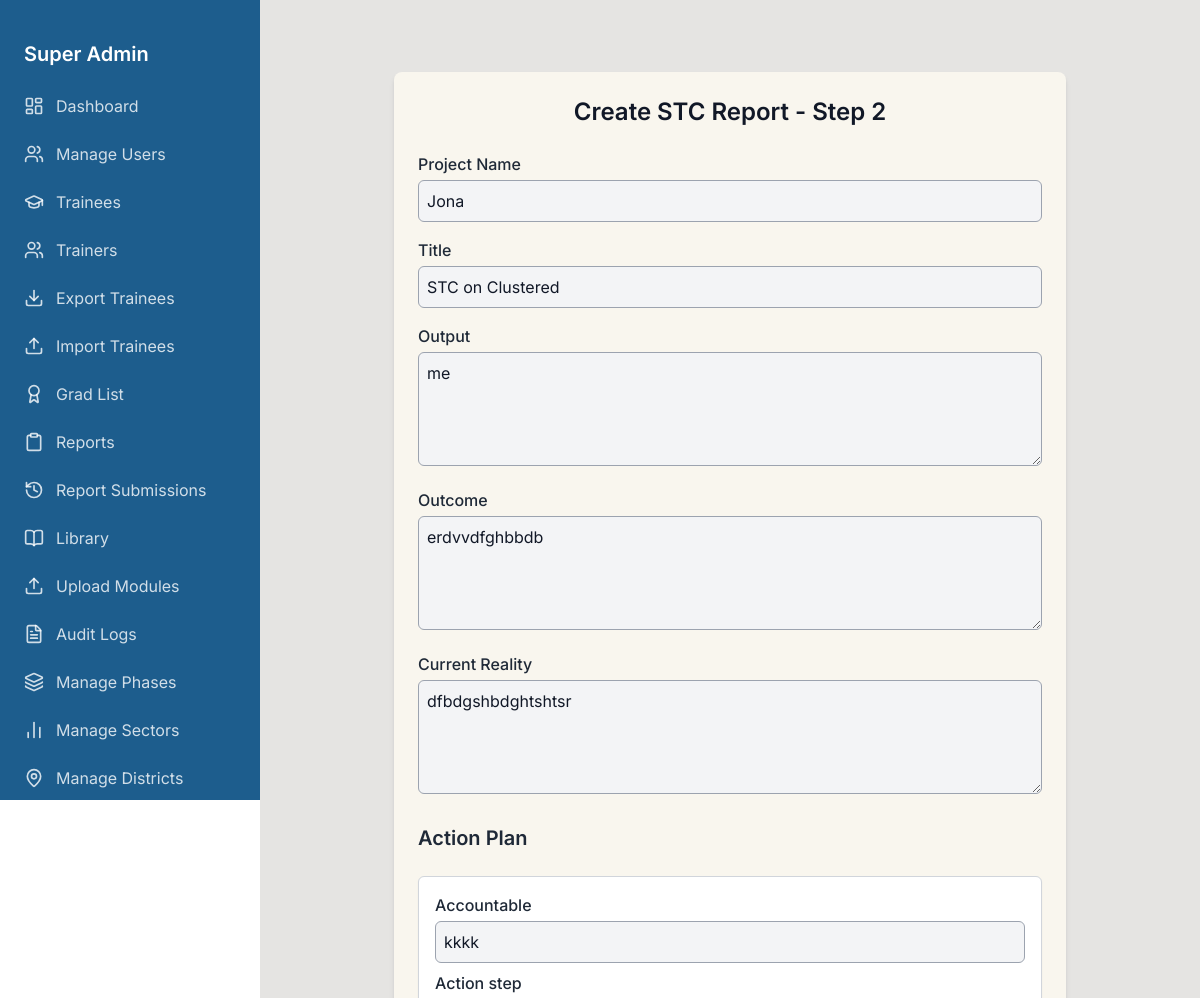
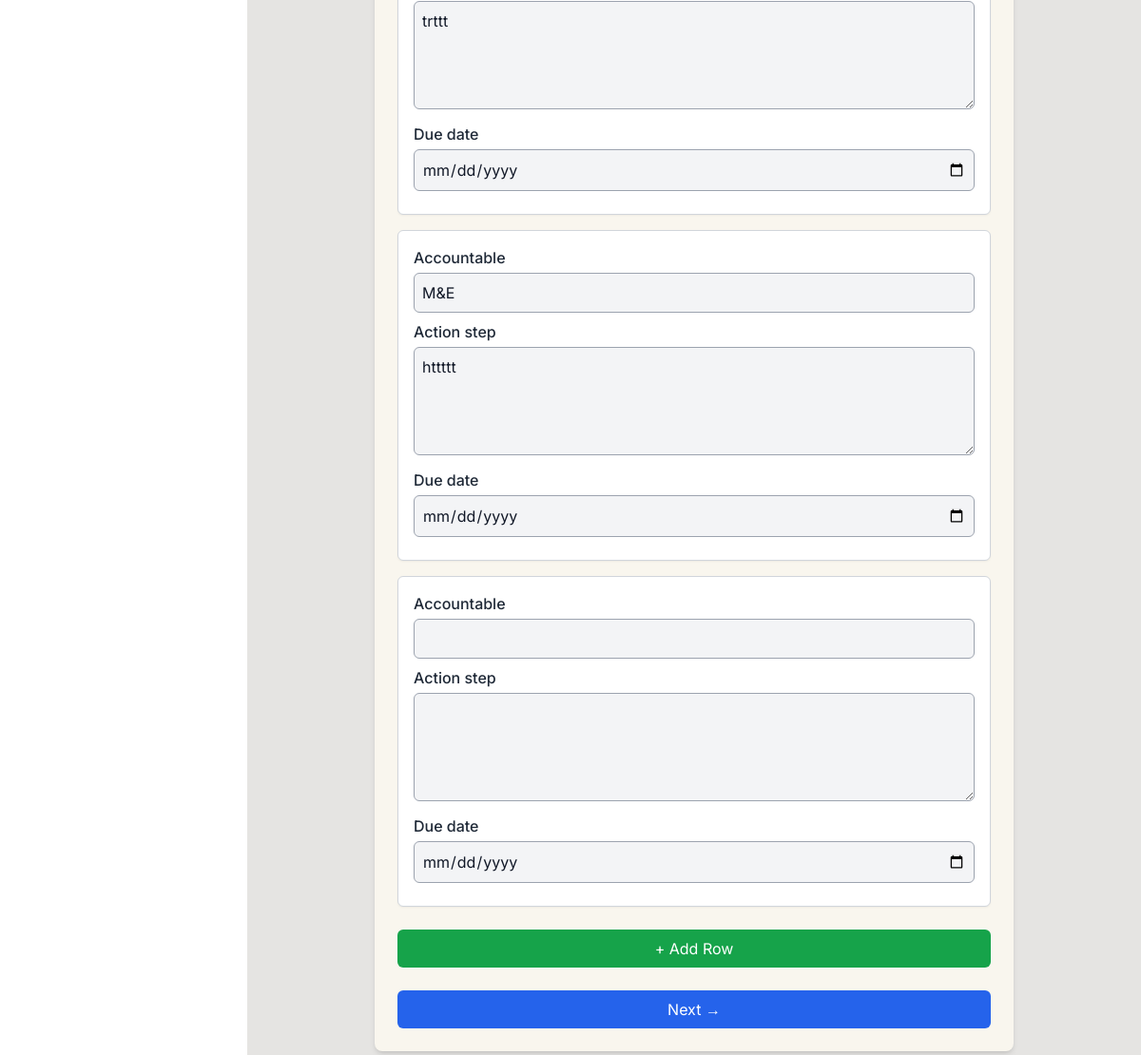
The page /stc/submit/step2/19/ (signed in) on the database its author committed (2 pictures, top to bottom).
### urdt_app/models.py (models this page shows, shortened)
class STCReport(models.Model):
    STATUS_CHOICES = [
        ('PENDING', 'Pending'),
        ('CHECKED', 'Checked'),
        ('APPROVED', 'Approved'),
        ('REJECTED', 'Rejected'),
    ]
    report_type = models.CharField(max_length=10, default='STC')
    status = models.CharField(max_length=10, choices=STATUS_CHOICES, default='PENDING')
    grand_total = models.CharField(max_length=100, blank=True)
    project_name = models.CharField(max_length=255)
    prepared_by = models.ForeignKey(
        settings.AUTH_USER_MODEL,
        on_delete=models.CASCADE,
        related_name='stc_prepared_reports'
    )
    created_at = models.DateTimeField(auto_now_add=True)
    assigned_approver = models.ForeignKey(
        settings.AUTH_USER_MODEL,
        null=True, blank=True,
        on_delete=models.SET_NULL,
        related_name='stc_reports_to_approve',
        limit_choices_to=~Q(role__in=['TRAINER', 'TRAINEE'])
    )
    approved_by = models.ForeignKey(
        settings.AUTH_USER_MODEL,
        null=True, blank=True,
        on_delete=models.SET_NULL,
        related_name='stc_approved_reports'
    )
    approved_at = models.DateField(null=True, blank=True)
    assigned_checker = models.ForeignKey(
        settings.AUTH_USER_MODEL,
        null=True, blank=True,
        on_delete=models.SET_NULL,
        related_name='stc_reports_to_check',
        limit_choices_to=~Q(role__in=['TRAINER', 'TRAINEE'])
    )
    checked_by = models.ForeignKey(
        settings.AUTH_USER_MODEL,
        null=True, blank=True,
        on_delete=models.SET_NULL,
        related_name='stc_checked_reports'
    )
    checked_at = models.DateField(null=True, blank=True)
    viewers = models.ManyToManyField(
        settings.AUTH_USER_MODEL,
        blank=True,
        related_name='stc_viewable_reports',
        limit_choices_to=~Q(role__in=['TRAINER', 'TRAINEE'])
    )
    title = models.CharField(max_length=255)
    output = models.TextField(blank=True)
    outcome = models.TextField(blank=True)
    current_reality = models.TextField(blank=True)

class STCActionPlan(models.Model):
    stc_report = models.ForeignKey(
        STCReport,
        on_delete=models.CASCADE,
        related_name='action_plans'
    )
    accountable = models.CharField(max_length=255)
    action_step = models.TextField()
    due_date = models.DateField()
    class Meta:
        ordering = ['-due_date']  # from latest to earliest

### urdt_app/views.py (the view)
# urls.py: path('stc/submit/step2/<int:report_id>/', views.stc_submit_report_step2, name='stc_submit_report_step2'),
@login_required
def stc_submit_report_step2(request, report_id):
    stc = get_object_or_404(STCReport, id=report_id, prepared_by=request.user)
    if stc.status == 'REJECTED':
        return redirect('stc_detail', report_id=stc.id)
    if request.method == 'POST':
        stc_form = STCFieldsForm(request.POST, instance=stc)
        action_plan_formset = STCActionPlanFormSet(request.POST, instance=stc)
        if stc_form.is_valid() and action_plan_formset.is_valid():
            stc_form.save()
            action_plan_formset.save()
            return redirect('stc_submit_report_step3', report_id=stc.id)
        else:
            print("STC Form Errors:", stc_form.errors)
            print("Action Plan Formset Errors:", action_plan_formset.errors)
    else:
        stc_form = STCFieldsForm(instance=stc)
        action_plan_formset = STCActionPlanFormSet(instance=stc)
    context = {
        'stc': stc,
        'stc_form': stc_form,
        'action_plan_formset': action_plan_formset,
    }
    return render(request, 'stc/stc_submit_step2.html', context)

### urdt_app/forms.py
class STCFieldsForm(forms.ModelForm):
    class Meta:
        model = STCReport
        fields = ['project_name','title', 'output', 'outcome', 'current_reality']
        labels = {
            'project_name': 'Project Name',
            'title': 'Title',
            'output': 'Output',
            'outcome': 'Outcome',
            'current_reality': 'Current Reality',
        }

### urdt_app/context_processors.py (called while the page is built, shortened)
def safeguarding_notifications(request):
    if not request.user.is_authenticated:
        return {}
    user = request.user
    return {}

def dynamic_base_template(request):
    base_template = "base.html"  # Default fallback
    if request.user.is_authenticated:
        role_templates = {
            "SUPER_USER": "superuser/base.html",
            "ADMINISTRATIVE_USER": "adminuser/base.html",
            "SUB_ADMIN": "subadmin/base.html",
            "EPICENTER_MANAGER": "epicentermanager/base.html",
            "SECTOR_LEAD": "sectorlead/base.html",  # Placeholder, refined further below
            "TRAINEE":"trainee/base.html",
            "TRAINER":"trainer/base.html"
        }
        base_template = role_templates.get(request.user.role, "base.html")
    return {"base_template": base_template}

### templates/stc/stc_submit_step2.html (shortened to what this page needs)
{% extends base_template %}
{% block content %}
<div class="max-w-2xl mx-auto bg-[#F9F6EE] text-gray-900 p-6 rounded-lg shadow-md mt-10">
  <h2 class="text-2xl font-semibold mb-4 text-center">Create STC Report - Step 2</h2>
  <form method="post" id="actionPlanForm" class="space-y-6">
    <div class="space-y-4">
      {% for field in stc_form %}
        {% if field.name != "id" %}
        <div>
          <label class="block text-gray-800 font-medium mb-1">{{ field.label }}</label>
          {% if field.name == "output" or field.name == "outcome" or field.name == "current_reality" %}
            <textarea name="{{ field.html_name }}" class="w-full p-2 border border-gray-400 rounded-md bg-gray-100 focus:ring-2 focus:ring-blue-500" rows="4">{{ field.value|default_if_none:'' }}</textarea>
          {% else %}
            <input type="text" name="{{ field.html_name }}" value="{{ field.value|default_if_none:'' }}" class="w-full p-2 border border-gray-400 rounded-md bg-gray-100 focus:ring-2 focus:ring-blue-500">
          {% endif %}
        </div>
        {% endif %}
      {% endfor %}
    </div>
    <h3 class="text-xl font-semibold text-gray-800 mt-6">Action Plan</h3>
    <div id="formsetArea" class="space-y-4">
      {% for form in action_plan_formset %}
        <div class="formsetRow p-4 rounded-md bg-white border border-gray-300 shadow-sm">
          {% for field in form %}
            {% if field.name != "id" and field.name != "DELETE" and field.name != "stc_report" %}
            <div class="mb-2">
              <label class="block text-gray-800 font-medium mb-1">{{ field.label }}</label>
              {% if field.name == "due_date" %}
                <input type="date" name="{{ field.html_name }}" value="{{ field.value|default_if_none:'' }}" class="w-full p-2 border border-gray-400 rounded-md bg-gray-100 focus:ring-2 focus:ring-blue-500">
              {% elif field.name == "action_step" %}
                <textarea name="{{ field.html_name }}" class="w-full p-2 border border-gray-400 rounded-md bg-gray-100 focus:ring-2 focus:ring-blue-500" rows="4">{{ field.value|default_if_none:'' }}</textarea>
              {% else %}
                <input type="text" name="{{ field.html_name }}" value="{{ field.value|default_if_none:'' }}" class="w-full p-2 border border-gray-400 rounded-md bg-gray-100 focus:ring-2 focus:ring-blue-500">
              {% endif %}
            </div>
            {% elif field.name == "stc_report" %}
              {{ field.as_hidden }}
            {% endif %}
          {% endfor %}
        </div>
      {% endfor %}
    </div>
    <button type="button" id="addRowBtn" class="w-full bg-green-600 text-white py-2 px-4 rounded-md hover:bg-green-700 transition duration-300">
      + Add Row
    </button>
    <button type="submit" class="w-full bg-blue-600 text-white py-2 rounded-md hover:bg-blue-700 transition duration-300 mt-4">
      Next →
    </button>
  </form>
</div>
{% endblock %}

### templates/superuser/base.html (style rules this page uses)
:root { --sidebar-width: 260px; }
body { font-family: 'Inter', sans-serif; }

### rows shown on the page
STCReport: project_name "Jona" "STC on Clustered", output "me" "erdvvdfghbbdb" "dfbdgshbdghtshtsr"
STCActionPlan: value "kkkk", value "trttt"
STCActionPlan: value "M&E", value "httttt"

### other values the page prints
{{ field.label }} "Project Name" "Title" "Output" "Outcome" "Current Reality"
{{ field.label }} "Accountable" "Action step" "Due date" "Accountable" "Action step" "Due date" "Accountable" "Action step" "Due date"
